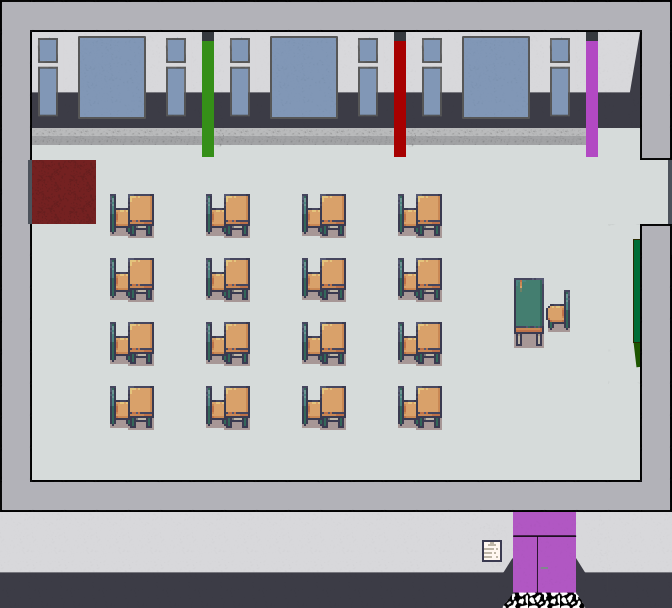

A level layout from a 2D game, rendered from its tile map. Below: a short description, then the map file with tile-grid data replaced by summaries:
An orthogonal 21x19 tile map with 32x32 px tiles, 14 tile layers (wall, exit, notexitrechts, exitreinrechts, ...), 5 tilesets.

<map version="1.4" tiledversion="1.4.3" orientation="orthogonal" renderorder="right-down" width="21" height="19" tilewidth="32" tileheight="32" infinite="0" nextlayerid="18" nextobjectid="1">
 <editorsettings>
  <export target="111.json" format="json" />
 </editorsettings>
 <tileset firstgid="1" name="Boden_Klassenzimmer" tilewidth="32" tileheight="32" tilecount="1" columns="1">
  <image source="Boden_Klassenzimmer.png" width="32" height="32" />
 </tileset>
 <tileset firstgid="2" name="5_Classroom_and_library_32x32" tilewidth="32" tileheight="32" tilecount="544" columns="16">
  <image source="Tilesets/5_Classroom_and_library_32x32.png" width="512" height="1088" />
  <tile id="24">
   <properties>
    <property name="collides" type="bool" value="true" />
   </properties>
  </tile>
  <tile id="27">
   <properties>
    <property name="collides" type="bool" value="true" />
   </properties>
  </tile>
  <tile id="50">
   <properties>
    <property name="collides" type="bool" value="true" />
   </properties>
  </tile>
  <tile id="52">
   <properties>
    <property name="collides" type="bool" value="true" />
   </properties>
  </tile>
  <tile id="53">
   <properties>
    <property name="collides" type="bool" value="true" />
   </properties>
  </tile>
  <tile id="83">
   <properties>
    <property name="collides" type="bool" value="true" />
   </properties>
  </tile>
  <tile id="84">
   <properties>
    <property name="collides" type="bool" value="true" />
   </properties>
  </tile>
  <tile id="86">
   <properties>
    <property name="collides" type="bool" value="true" />
   </properties>
  </tile>
 </tileset>
 <tileset firstgid="546" name="wand" tilewidth="32" tileheight="32" tilecount="208" columns="8">
  <image source="Tilesets/wand.png" width="256" height="832" />
  <tile id="0">
   <properties>
    <property name="collides" type="bool" value="false" />
   </properties>
  </tile>
  <tile id="1">
   <properties>
    <property name="collides" type="bool" value="false" />
   </properties>
  </tile>
  <tile id="2">
   <properties>
    <property name="collides" type="bool" value="false" />
   </properties>
  </tile>
  <tile id="3">
   <properties>
    <property name="collides" type="bool" value="false" />
   </properties>
  </tile>
  <tile id="4">
   <properties>
    <property name="collides" type="bool" value="false" />
   </properties>
  </tile>
  <tile id="5">
   <properties>
    <property name="collides" type="bool" value="false" />
   </properties>
  </tile>
  <tile id="6">
   <properties>
    <property name="collides" type="bool" value="false" />
   </properties>
  </tile>
  <tile id="7">
   <properties>
    <property name="collides" type="bool" value="false" />
   </properties>
  </tile>
  <tile id="8">
   <properties>
    <property name="collides" type="bool" value="false" />
   </properties>
  </tile>
  <tile id="9">
   <properties>
    <property name="collides" type="bool" value="false" />
   </properties>
  </tile>
  <tile id="10">
   <properties>
    <property name="collides" type="bool" value="false" />
   </properties>
  </tile>
  <tile id="11">
   <properties>
    <property name="collides" type="bool" value="false" />
   </properties>
  </tile>
  <tile id="12">
   <properties>
    <property name="collides" type="bool" value="false" />
   </properties>
  </tile>
  <tile id="13">
   <properties>
    <property name="collides" type="bool" value="false" />
   </properties>
  </tile>
  <tile id="14">
   <properties>
    <property name="collides" type="bool" value="false" />
   </properties>
  </tile>
  <tile id="15">
   <properties>
    <property name="collides" type="bool" value="false" />
   </properties>
  </tile>
  <tile id="16">
   <properties>
    <property name="collides" type="bool" value="true" />
   </properties>
  </tile>
  <tile id="17">
   <properties>
    <property name="collides" type="bool" value="true" />
   </properties>
  </tile>
  <tile id="18">
   <properties>
    <property name="collides" type="bool" value="true" />
   </properties>
  </tile>
  <tile id="19">
   <properties>
    <property name="collides" type="bool" value="true" />
   </properties>
  </tile>
  <tile id="20">
   <properties>
    <property name="collides" type="bool" value="true" />
   </properties>
  </tile>
  <tile id="21">
   <properties>
    <property name="collides" type="bool" value="true" />
   </properties>
  </tile>
  <tile id="22">
   <properties>
    <property name="collides" type="bool" value="true" />
   </properties>
  </tile>
  <tile id="23">
   <properties>
    <property name="collides" type="bool" value="true" />
   </properties>
  </tile>
  <tile id="40">
   <properties>
    <property name="collides" type="bool" value="true" />
   </properties>
  </tile>
  <tile id="43">
   <properties>
    <property name="collides" type="bool" value="true" />
   </properties>
  </tile>
  <tile id="53">
   <properties>
    <property name="collides" type="bool" value="true" />
   </properties>
  </tile>
  <tile id="54">
   <properties>
    <property name="collides" type="bool" value="true" />
   </properties>
  </tile>
  <tile id="55">
   <properties>
    <property name="collides" type="bool" value="true" />
   </properties>
  </tile>
  <tile id="61">
   <properties>
    <property name="collides" type="bool" value="true" />
   </properties>
  </tile>
  <tile id="62">
   <properties>
    <property name="collides" type="bool" value="true" />
   </properties>
  </tile>
  <tile id="63">
   <properties>
    <property name="collides" type="bool" value="true" />
   </properties>
  </tile>
  <tile id="69">
   <properties>
    <property name="collides" type="bool" value="true" />
   </properties>
  </tile>
  <tile id="70">
   <properties>
    <property name="collides" type="bool" value="true" />
   </properties>
  </tile>
  <tile id="71">
   <properties>
    <property name="collides" type="bool" value="true" />
   </properties>
  </tile>
  <tile id="72">
   <properties>
    <property name="collides" type="bool" value="true" />
   </properties>
  </tile>
  <tile id="73">
   <properties>
    <property name="collides" type="bool" value="true" />
   </properties>
  </tile>
  <tile id="74">
   <properties>
    <property name="collides" type="bool" value="true" />
   </properties>
  </tile>
  <tile id="75">
   <properties>
    <property name="collides" type="bool" value="true" />
   </properties>
  </tile>
  <tile id="76">
   <properties>
    <property name="collides" type="bool" value="true" />
   </properties>
  </tile>
  <tile id="77">
   <properties>
    <property name="collides" type="bool" value="true" />
   </properties>
  </tile>
  <tile id="78">
   <properties>
    <property name="collides" type="bool" value="true" />
   </properties>
  </tile>
  <tile id="79">
   <properties>
    <property name="collides" type="bool" value="true" />
   </properties>
  </tile>
  <tile id="80">
   <properties>
    <property name="collides" type="bool" value="true" />
   </properties>
  </tile>
  <tile id="81">
   <properties>
    <property name="collides" type="bool" value="true" />
   </properties>
  </tile>
  <tile id="82">
   <properties>
    <property name="collides" type="bool" value="true" />
   </properties>
  </tile>
  <tile id="83">
   <properties>
    <property name="collides" type="bool" value="true" />
   </properties>
  </tile>
  <tile id="84">
   <properties>
    <property name="collides" type="bool" value="true" />
   </properties>
  </tile>
  <tile id="85">
   <properties>
    <property name="collides" type="bool" value="true" />
   </properties>
  </tile>
  <tile id="86">
   <properties>
    <property name="collides" type="bool" value="true" />
   </properties>
  </tile>
  <tile id="87">
   <properties>
    <property name="collides" type="bool" value="true" />
   </properties>
  </tile>
  <tile id="88">
   <properties>
    <property name="collides" type="bool" value="true" />
   </properties>
  </tile>
  <tile id="89">
   <properties>
    <property name="collides" type="bool" value="true" />
   </properties>
  </tile>
  <tile id="90">
   <properties>
    <property name="collides" type="bool" value="true" />
   </properties>
  </tile>
  <tile id="91">
   <properties>
    <property name="collides" type="bool" value="true" />
   </properties>
  </tile>
  <tile id="92">
   <properties>
    <property name="collides" type="bool" value="true" />
   </properties>
  </tile>
  <tile id="93">
   <properties>
    <property name="collides" type="bool" value="true" />
   </properties>
  </tile>
  <tile id="94">
   <properties>
    <property name="collides" type="bool" value="true" />
   </properties>
  </tile>
  <tile id="95">
   <properties>
    <property name="collides" type="bool" value="true" />
   </properties>
  </tile>
  <tile id="96">
   <properties>
    <property name="collides" type="bool" value="true" />
   </properties>
  </tile>
  <tile id="97">
   <properties>
    <property name="collides" type="bool" value="true" />
   </properties>
  </tile>
  <tile id="98">
   <properties>
    <property name="collides" type="bool" value="true" />
   </properties>
  </tile>
  <tile id="99">
   <properties>
    <property name="collides" type="bool" value="true" />
   </properties>
  </tile>
  <tile id="100">
   <properties>
    <property name="collides" type="bool" value="true" />
   </properties>
  </tile>
  <tile id="101">
   <properties>
    <property name="collides" type="bool" value="true" />
   </properties>
  </tile>
  <tile id="102">
   <properties>
    <property name="collides" type="bool" value="true" />
   </properties>
  </tile>
  <tile id="103">
   <properties>
    <property name="collides" type="bool" value="true" />
   </properties>
  </tile>
  <tile id="104">
   <properties>
    <property name="collides" type="bool" value="true" />
   </properties>
  </tile>
  <tile id="105">
   <properties>
    <property name="collides" type="bool" value="true" />
   </properties>
  </tile>
  <tile id="106">
   <properties>
    <property name="collides" type="bool" value="true" />
   </properties>
  </tile>
  <tile id="107">
   <properties>
    <property name="collides" type="bool" value="true" />
   </properties>
  </tile>
  <tile id="108">
   <properties>
    <property name="collides" type="bool" value="true" />
   </properties>
  </tile>
  <tile id="109">
   <properties>
    <property name="collides" type="bool" value="true" />
   </properties>
  </tile>
  <tile id="110">
   <properties>
    <property name="collides" type="bool" value="true" />
   </properties>
  </tile>
  <tile id="111">
   <properties>
    <property name="collides" type="bool" value="true" />
   </properties>
  </tile>
  <tile id="112">
   <properties>
    <property name="collides" type="bool" value="true" />
   </properties>
  </tile>
  <tile id="113">
   <properties>
    <property name="collides" type="bool" value="true" />
   </properties>
  </tile>
  <tile id="114">
   <properties>
    <property name="collides" type="bool" value="true" />
   </properties>
  </tile>
  <tile id="115">
   <properties>
    <property name="collides" type="bool" value="true" />
   </properties>
  </tile>
  <tile id="116">
   <properties>
    <property name="collides" type="bool" value="true" />
   </properties>
  </tile>
  <tile id="117">
   <properties>
    <property name="collides" type="bool" value="true" />
   </properties>
  </tile>
  <tile id="118">
   <properties>
    <property name="collides" type="bool" value="true" />
   </properties>
  </tile>
  <tile id="119">
   <properties>
    <property name="collides" type="bool" value="true" />
   </properties>
  </tile>
  <tile id="120">
   <properties>
    <property name="collides" type="bool" value="true" />
   </properties>
  </tile>
  <tile id="121">
   <properties>
    <property name="collides" type="bool" value="true" />
   </properties>
  </tile>
  <tile id="122">
   <properties>
    <property name="collides" type="bool" value="true" />
   </properties>
  </tile>
  <tile id="123">
   <properties>
    <property name="collides" type="bool" value="true" />
   </properties>
  </tile>
  <tile id="124">
   <properties>
    <property name="collides" type="bool" value="true" />
   </properties>
  </tile>
  <tile id="125">
   <properties>
    <property name="collides" type="bool" value="true" />
   </properties>
  </tile>
  <tile id="126">
   <properties>
    <property name="collides" type="bool" value="true" />
   </properties>
  </tile>
  <tile id="127">
   <properties>
    <property name="collides" type="bool" value="true" />
   </properties>
  </tile>
  <tile id="128">
   <properties>
    <property name="collides" type="bool" value="true" />
   </properties>
  </tile>
  <tile id="129">
   <properties>
    <property name="collides" type="bool" value="true" />
   </properties>
  </tile>
  <tile id="130">
   <properties>
    <property name="collides" type="bool" value="true" />
   </properties>
  </tile>
  <tile id="131">
   <properties>
    <property name="collides" type="bool" value="true" />
   </properties>
  </tile>
  <tile id="132">
   <properties>
    <property name="collides" type="bool" value="true" />
   </properties>
  </tile>
  <tile id="133">
   <properties>
    <property name="collides" type="bool" value="true" />
   </properties>
  </tile>
  <tile id="134">
   <properties>
    <property name="collides" type="bool" value="true" />
   </properties>
  </tile>
  <tile id="135">
   <properties>
    <property name="collides" type="bool" value="true" />
   </properties>
  </tile>
  <tile id="136">
   <properties>
    <property name="collides" type="bool" value="true" />
   </properties>
  </tile>
  <tile id="137">
   <properties>
    <property name="collides" type="bool" value="true" />
   </properties>
  </tile>
  <tile id="138">
   <properties>
    <property name="collides" type="bool" value="true" />
   </properties>
  </tile>
  <tile id="139">
   <properties>
    <property name="collides" type="bool" value="true" />
   </properties>
  </tile>
  <tile id="140">
   <properties>
    <property name="collides" type="bool" value="true" />
   </properties>
  </tile>
  <tile id="141">
   <properties>
    <property name="collides" type="bool" value="true" />
   </properties>
  </tile>
  <tile id="142">
   <properties>
    <property name="collides" type="bool" value="true" />
   </properties>
  </tile>
  <tile id="143">
   <properties>
    <property name="collides" type="bool" value="true" />
   </properties>
  </tile>
  <tile id="144">
   <properties>
    <property name="collides" type="bool" value="true" />
   </properties>
  </tile>
  <tile id="145">
   <properties>
    <property name="collides" type="bool" value="true" />
   </properties>
  </tile>
  <tile id="147">
   <properties>
    <property name="collides" type="bool" value="true" />
   </properties>
  </tile>
  <tile id="148">
   <properties>
    <property name="collides" type="bool" value="true" />
   </properties>
  </tile>
  <tile id="149">
   <properties>
    <property name="collides" type="bool" value="true" />
   </properties>
  </tile>
  <tile id="150">
   <properties>
    <property name="collides" type="bool" value="true" />
   </properties>
  </tile>
  <tile id="151">
   <properties>
    <property name="collides" type="bool" value="true" />
   </properties>
  </tile>
  <tile id="152">
   <properties>
    <property name="collides" type="bool" value="true" />
   </properties>
  </tile>
  <tile id="154">
   <properties>
    <property name="collides" type="bool" value="true" />
   </properties>
  </tile>
  <tile id="159">
   <properties>
    <property name="collides" type="bool" value="true" />
   </properties>
  </tile>
  <tile id="181">
   <properties>
    <property name="collides" type="bool" value="true" />
   </properties>
  </tile>
 </tileset>
 <tileset firstgid="754" name="Tafelranz" tilewidth="32" tileheight="32" tilecount="5" columns="1">
  <image source="Tilesets/Tafelranz.png" width="32" height="160" />
 </tileset>
 <tileset firstgid="759" name="boden" tilewidth="32" tileheight="32" tilecount="24" columns="4">
  <image source="Tilesets/boden.png" width="128" height="192" />
 </tileset>
 <layer id="12" name="wall" width="21" height="19">
  <data>[399 cells, 8 non-empty, 1 distinct tile ids]</data>
 </layer>
 <layer id="11" name="exit" width="21" height="19">
  <properties>
   <property name="exitUrl" value="../master/Aula.json#b111" />
  </properties>
  <data>[399 cells, 2 non-empty, 1 distinct tile ids]</data>
 </layer>
 <layer id="14" name="notexitrechts" width="21" height="19">
  <properties>
   <property name="exitUrl" value="../master/112.json#exitreinlinks" />
  </properties>
  <data>[399 cells, 2 non-empty, 1 distinct tile ids]</data>
 </layer>
 <layer id="16" name="exitreinrechts" width="21" height="19">
  <properties>
   <property name="startLayer" type="bool" value="true" />
  </properties>
  <data>[399 cells, 4 non-empty, 1 distinct tile ids]</data>
 </layer>
 <layer id="17" name="exitreinlinks" width="21" height="19">
  <properties>
   <property name="startLayer" type="bool" value="true" />
  </properties>
  <data>[399 cells, 5 non-empty, 1 distinct tile ids]</data>
 </layer>
 <layer id="15" name="notexitlinks" width="21" height="19">
  <properties>
   <property name="exitUrl" value="../master/110.json#exitreinrechts" />
  </properties>
  <data>[399 cells, 2 non-empty, 1 distinct tile ids]</data>
 </layer>
 <layer id="6" name="start" width="21" height="19">
  <data>[399 cells, 2 non-empty, 1 distinct tile ids]</data>
 </layer>
 <layer id="3" name="Boden" width="21" height="19">
  <data>[399 cells, 399 non-empty, 4 distinct tile ids]</data>
 </layer>
 <layer id="4" name="Stühle" width="21" height="19">
  <data>[399 cells, 69 non-empty, 9 distinct tile ids]</data>
 </layer>
 <layer id="5" name="Wände" width="21" height="19">
  <data>[399 cells, 190 non-empty, 36 distinct tile ids]</data>
 </layer>
 <layer id="8" name="Säulen" width="21" height="19">
  <properties>
   <property name="collides" type="bool" value="true" />
  </properties>
  <data>[399 cells, 27 non-empty, 15 distinct tile ids]</data>
 </layer>
 <objectgroup id="2" name="floorLayer" />
 <layer id="7" name="Tafel" width="21" height="19">
  <data>[399 cells, 5 non-empty, 5 distinct tile ids]</data>
 </layer>
 <layer id="9" name="overlay" width="21" height="19">
  <data>[399 cells, 88 non-empty, 16 distinct tile ids]</data>
 </layer>
 <layer id="13" name="overoverlay" width="21" height="19">
  <data>[399 cells, 2 non-empty, 2 distinct tile ids]</data>
 </layer>
</map>
